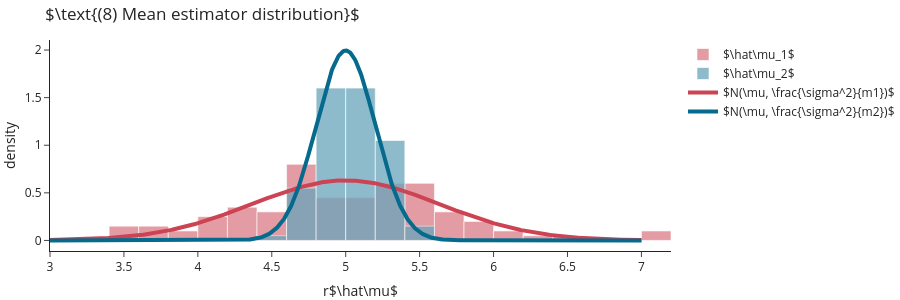

The code cell stored with this chart in its notebook:
### Markdown cell above
Sometimes we are able to state more than just some momente of an estimator, but rather describe the entire distribution. In the case of Gaussian distributions, for $X\sim\mathcal{N}\left(\mu,\sigma^2\right)$, the distribution of the empirical mean estimator is
$$\hat\mu \backsim \mathcal{N}\left(\mu, \frac{\sigma^2}{M}\right)$$

Namely, it is also a normal distribution, centered around the true value of $mu$, with a variance decreasing as the number of samples increases. As $m\rightarrow\infty$ the variance itself going to zero. Let visualize this distribution for different values of $m$. You can imagine that we slice the figure above in two points, and observe the distribution of the calculated estimators at those points.

### Code cell
m1, m2 = 10, 100

mu1 = [np.mean(np.random.normal(mu, sigma, size=m1)) for _ in range(N)]
mu2 = [np.mean(np.random.normal(mu, sigma, size=m2)) for _ in range(N)]


X = np.linspace(3, 7, 1000)
theoretical_dist_m = norm.pdf(X, mu, np.sqrt(sigma**2/m1))
theoretical_dist_M = norm.pdf(X, mu, np.sqrt(sigma**2/m2))

go.Figure([go.Histogram(x=mu1, opacity=0.75, bingroup=1, histnorm='probability density', marker_color="rgb(219,124,134)", name=r'$\hat\mu_1$'),
           go.Histogram(x=mu2, opacity=0.75, bingroup=1, histnorm='probability density', marker_color="rgb(105,165,186)", name=r'$\hat\mu_2$'),
    
           go.Scatter(x=X, y=theoretical_dist_m, mode='lines', line=dict(width=4, color="rgb(204,68,83)"), name=r'$N(\mu, \frac{\sigma^2}{m1})$'),
           go.Scatter(x=X, y=theoretical_dist_M, mode='lines', line=dict(width=4, color="rgb(6,106,141)"), name=r'$N(\mu, \frac{\sigma^2}{m2})$')],
         layout=go.Layout(barmode='overlay',
                          title=r"$\text{(8) Mean estimator distribution}$", 
                          xaxis_title="r$\hat\mu$", 
                          yaxis_title="density",
                          height=300)).show()

### Figure 1 — Plotly figure (JSON) as saved in the notebook; plotly's stock layout.template omitted (floating-point values rounded to 4 significant figures; data arrays with more than 128 entries replaced by an {"elided": "..."} marker saying what was removed)
{"data": [{"bingroup": "1", "histnorm": "probability density", "marker": {"color": "rgb(219,124,134)"}, "name": "$\\hat\\mu_1$", "opacity": 0.75, "type": "histogram", "x": [5.46, 5.263, 5.322, 5.853, 5.756, 5.074, 7.134, 5.764, 5.334, 5.469, 4.245, 5.131, 4.572, 5.543, 4.156, 4.769, 4.78, 4.022, 4.113, 4.327, 3.822, 4.808, 4.668, 6.001, 3.602, 3.673, 5.185, 5.074, 3.531, 5.043, 5.344, 4.413, 5.408, 4.683, 5.419, 5.553, 4.694, 4.037, 6.457, 4.862, 4.964, 4.78, 3.504, 4.776, 4.797, 4.301, 4.723, 4.624, 5.44, 4.294, 5.983, 5.223, 4.886, 5.131, 4.945, 4.732, 4.357, 7.19, 4.503, 3.488, 3.894, 4.899, 5.282, 5.797, 4.023, 5.544, 4.84, 5.268, 6.205, 4.707, 5.702, 4.603, 4.776, 4.82, 4.204, 3.616, 4.776, 5.732, 4.642, 5.262, 4.469, 5.681, 5.159, 5.305, 5.419, 5.515, 4.971, 5.231, 4.416, 5.062, 6.184, 5.471, 4.488, 5.413, 5.387, 5.804, 5.011, 4.358, 5.396, 5.955]}, {"bingroup": "1", "histnorm": "probability density", "marker": {"color": "rgb(105,165,186)"}, "name": "$\\hat\\mu_2$", "opacity": 0.75, "type": "histogram", "x": [4.955, 4.703, 5.208, 5.002, 4.876, 4.751, 4.567, 4.73, 5.312, 5.221, 4.682, 4.993, 5.43, 5.452, 5.197, 4.93, 4.735, 4.945, 4.906, 4.832, 4.937, 5.097, 4.886, 4.721, 4.949, 4.958, 5.212, 4.977, 4.666, 4.894, 5.056, 5.3, 5.041, 5.35, 5.144, 5.057, 5.011, 5.528, 4.904, 5.199, 4.929, 5.064, 4.774, 4.929, 4.942, 4.935, 4.815, 4.804, 4.972, 5.015, 5.004, 5.042, 4.91, 4.96, 5.273, 4.657, 4.762, 4.979, 5.046, 5.253, 5.085, 4.997, 5.345, 5.039, 4.884, 5.222, 5.278, 4.826, 4.92, 5.105, 5.202, 5.031, 5.129, 5.2, 5.017, 5.301, 4.926, 5.378, 5.327, 5.023, 4.867, 5.062, 4.827, 5.384, 5.168, 5.053, 5.247, 5.053, 4.989, 5.029, 5.091, 5.297, 5.083, 5.025, 5.056, 5.048, 5.289, 5.133, 4.72, 5.239]}, {"line": {"color": "rgb(204,68,83)", "width": 4}, "mode": "lines", "name": "$N(\\mu, \\frac{\\sigma^2}{m1})$", "type": "scatter", "x": {"elided": "1000 float values"}, "y": {"elided": "1000 float values"}}, {"line": {"color": "rgb(6,106,141)", "width": 4}, "mode": "lines", "name": "$N(\\mu, \\frac{\\sigma^2}{m2})$", "type": "scatter", "x": {"elided": "1000 float values"}, "y": {"elided": "1000 float values"}}], "layout": {"barmode": "overlay", "height": 300, "title": {"text": "$\\text{(8) Mean estimator distribution}$"}, "xaxis": {"title": {"text": "r$\\hat\\mu$"}}, "yaxis": {"title": {"text": "density"}}}}
